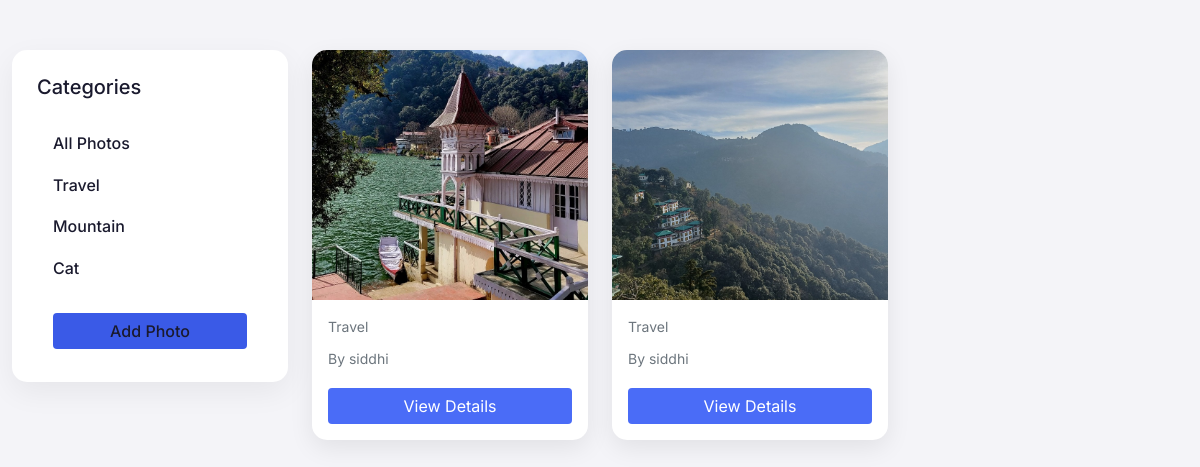
/?category=Travel (signed in), run on the app's committed database.
### photos/models.py (models this page shows, shortened)
class Category(models.Model):
    id = models.CharField(
        max_length=225,
        unique=True,
        blank=False,
        null=False,
        default=uuid4,
        primary_key=True)
    name = models.CharField(max_length=100, null=False,
                            blank=False)
    created = models.DateTimeField(auto_now_add=True)

class Photo(models.Model):
    id = models.CharField(
        max_length=225,
        unique=True,
        blank=False,
        null=False,
        default=uuid4,
        primary_key=True)
    name = models.CharField(max_length=100, null=False,
                            blank=False)
    image = models.ImageField(null=False, blank=False)
    description = models.TextField(null=False, blank=False)
    category = models.ForeignKey(
        Category, on_delete=models.SET_NULL, null=True)
    user = models.ForeignKey(
        User, on_delete=models.SET_NULL, null=True)  # New field
    created = models.DateTimeField(auto_now_add=True)
    last_updated = models.DateTimeField(auto_now=True)
    id = models.CharField(
        max_length=225,
        unique=True,
        blank=False,
        null=False,
        default=uuid4,
        primary_key=True)
    name = models.CharField(max_length=100, null=False,
                            blank=False)
    image = models.ImageField(null=False, blank=False)
    description = models.TextField(null=False, blank=False)
    category = models.ForeignKey(
        Category, on_delete=models.SET_NULL, null=True)
    created = models.DateTimeField(auto_now_add=True)
    last_updated = models.DateTimeField(auto_now=True)

### photos/views.py (the view)
# urls.py: path('', views.view_gallery, name='gallery'),
@login_required(login_url='login')
def view_gallery(request):
    category = request.GET.get('category')
    categories = Category.objects.all()
    if category is None:
        photos = Photo.objects.all()
    else:
        photos = Photo.objects.filter(category__name=category)
    context = {'categories': categories, 'photos': photos}
    return render(request, 'photos/gallery.html', context)

### photos/templates/photos/gallery.html (shortened to what this page needs)
<!DOCTYPE html>
<html lang="en">
  <head>
    <link href="https://cdn.jsdelivr.net/npm/bootstrap@5.0.0-beta1/dist/css/bootstrap.min.css" rel="stylesheet" />
  </head>
  <body>
    <div class="container">
      <div class="row g-4">
        <div class="col-md-3">
          <div class="sidebar">
            <h5 class="mb-4">Categories</h5>
            <ul class="list-group category-list">
              <li class="list-group-item border-0">
                <a href="{% url 'gallery' %}">All Photos</a>
              </li>
              {% for category in categories %}
                <li class="list-group-item border-0">
                  <a href="{% url 'gallery' %}?category={{ category.name }}">
                    {{ category.name|title }}
                  </a>
                </li>
              {% endfor %}
              <li class="list-group-item border-0 text-center mt-3">
                <a href="{% url 'add' %}" class="btn btn-add-photo w-100">Add Photo</a>
              </li>
            </ul>
          </div>
        </div>
        <div class="col-md-9">
          <div class="row g-4">
            {% for photo in photos %}
              <div class="col-md-4">
                <div class="gallery-card">
                  <img src="{{ photo.image.url }}" class="image-thumbnail w-100" alt="{{ photo.name }}" />
                  <div class="p-3">
                    <small class="d-block mb-2 text-muted">{{ photo.category.name|title }}</small>
                    <small class="text-muted">By {{ photo.user.username }}</small>
                    <a href="{% url 'photo' photo.id %}" class="btn btn-view w-100 mt-3">View Details</a>
                  </div>
                </div>
              </div>
            {% endfor %}
          </div>
        </div>
      </div>
    </div>
  </body>
</html>

### photos/templates/photos/gallery.html (style rules this page uses)
:root { --bg-primary: #f4f4f8; --text-primary: #1a1a2e; --accent-color: #4a6cf7; --card-bg: white; }
body { background-color: var(--bg-primary); font-family: 'Inter', sans-serif; color: var(--text-primary); line-height: 1.6; }
.container { max-width: 1400px; padding-top: 50px; }
.sidebar { background-color: white; border-radius: 15px; box-shadow: 0 10px 30px rgba(0,0,0,0.06); padding: 25px; position: sticky; top: 50px; transition: all 0.3s ease; }
.category-list { border-radius: 10px; overflow: hidden; }
.category-list a { color: var(--text-primary); text-decoration: none; font-weight: 500; transition: all 0.3s ease; }
.gallery-card { background-color: var(--card-bg); border-radius: 15px; overflow: hidden; box-shadow: 0 8px 25px rgba(0,0,0,0.08); transition: all 0.4s ease; transform-origin: center; }
.image-thumbnail { height: 250px; object-fit: cover; transition: transform 0.4s ease; }
.gallery-card .btn-view { background-color: var(--accent-color); color: white; border: none; transition: all 0.3s ease; }
.btn-add-photo { background-color: #3a5ae7; border: none; font-weight: 600; transition: all 0.3s ease; }

### data on the page
Category: name "Travel"
Category: name "Mountain"
Category: name "Cat"
Photo: image (picture), category.name "Travel", user.username "siddhi"
Photo: image (picture), category.name "Travel", user.username "siddhi"
